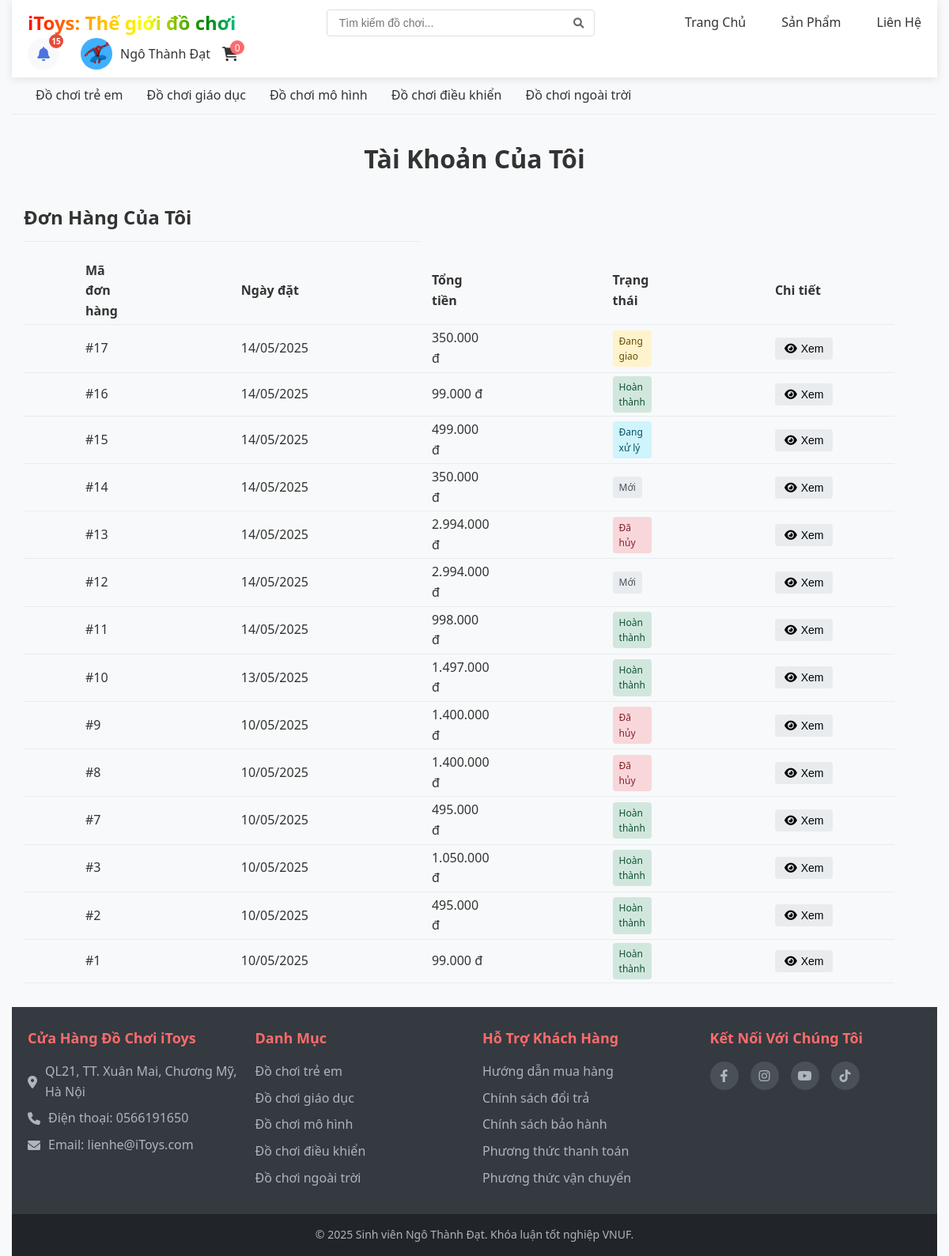
The app's page /index.php?trang=tai-khoan&hanh-dong=don-hang&id=17 (signed in) with its own data.
### tables this page shows
CREATE TABLE `nguoi_dung` (
  `id` int(11) NOT NULL,
  `ho_ten` varchar(255) NOT NULL,
  `email` varchar(255) NOT NULL,
  `mat_khau` varchar(255) NOT NULL,
  `dien_thoai` varchar(20) DEFAULT NULL,
  `dia_chi` text DEFAULT NULL,
  `trang_thai` tinyint(1) DEFAULT 1,
  `ngay_tao` datetime DEFAULT current_timestamp(),
  `avatar` varchar(255) DEFAULT NULL
);

CREATE TABLE `danh_muc` (
  `id` int(11) NOT NULL,
  `ten_danh_muc` varchar(255) NOT NULL,
  `mo_ta` text DEFAULT NULL,
  `hinh_anh` varchar(255) DEFAULT NULL,
  `thu_tu` int(11) DEFAULT 0,
  `hien_thi` tinyint(1) DEFAULT 1,
  `ngay_tao` datetime DEFAULT current_timestamp()
);

CREATE TABLE `don_hang` (
  `id` int(11) NOT NULL,
  `khach_hang_id` int(11) DEFAULT NULL,
  `ho_ten` varchar(255) NOT NULL,
  `email` varchar(255) NOT NULL,
  `dien_thoai` varchar(20) NOT NULL,
  `dia_chi` text NOT NULL,
  `ghi_chu` text DEFAULT NULL,
  `tong_tien` decimal(10,2) NOT NULL,
  `trang_thai` tinyint(4) DEFAULT 0,
  `ngay_tao` datetime DEFAULT current_timestamp()
);

### pages/tai-khoan.php (the view, shortened to what the rows shown need)
<?php
$nguoi_dung_id = $_SESSION['nguoi_dung_id'];
$sql = "SELECT * FROM nguoi_dung WHERE id = ?";
$stmt = $conn->prepare($sql);
$stmt->bind_param("i", $nguoi_dung_id);
$stmt->execute();
$result = $stmt->get_result();
$nguoi_dung = $result->fetch_assoc();
$hanh_dong = isset($_GET['hanh-dong']) ? $_GET['hanh-dong'] : 'thong-tin';
?>
<div class="trang-tai-khoan">
  <div class="container">
      <h1>Tài Khoản Của Tôi</h1>
      <div class="tai-khoan-container">
          <div class="noi-dung-tai-khoan">
              <?php if ($hanh_dong == 'thong-tin'): ?>
                  <div class="khung-noi-dung">
                      <h2>Thông Tin Tài Khoản</h2>
                      <form method="POST" action="index.php?trang=tai-khoan&hanh-dong=thong-tin" enctype="multipart/form-data">
                          <div class="avatar-container">
                              <div class="avatar-preview">
                                  <?php if (!empty($nguoi_dung['avatar']) && file_exists("uploads/" . $nguoi_dung['avatar'])): ?>
                                      <img src="uploads/<?php echo $nguoi_dung['avatar']; ?>" alt="Avatar" id="avatar-preview">
                                  <?php else: ?>
                                      <div class="no-avatar">
                                          <i class="fas fa-user"></i>
                                      </div>
                                  <?php endif; ?>
                              </div>
                              <div class="avatar-upload">
                                  <label for="avatar" class="btn-upload">
                                      <i class="fas fa-camera"></i> Thay đổi avatar
                                  </label>
                                  <input type="file" id="avatar" name="avatar" accept="image/*">
                              </div>
                          </div>
                          <div class="form-group">
                              <label for="ho_ten">Họ tên</label>
                              <input type="text" id="ho_ten" name="ho_ten" value="<?php echo $nguoi_dung['ho_ten']; ?>" required>
                          </div>
                          <div class="form-group">
                              <label for="email">Email</label>
                              <input type="email" id="email" value="<?php echo $nguoi_dung['email']; ?>" readonly>
                              <small>Email không thể thay đổi</small>
                          </div>
                          <div class="form-group">
                              <label for="dien_thoai">Điện thoại</label>
                              <input type="tel" id="dien_thoai" name="dien_thoai" value="<?php echo $nguoi_dung['dien_thoai']; ?>">
                          </div>
                          <div class="form-group">
                              <label for="dia_chi">Địa chỉ</label>
                              <textarea id="dia_chi" name="dia_chi" rows="3"><?php echo $nguoi_dung['dia_chi']; ?></textarea>
                          </div>
                          <button type="submit" class="btn-cap-nhat">Cập nhật thông tin</button>
                      </form>
                  </div>
              <?php elseif ($hanh_dong == 'don-hang'): ?>
                  <div class="khung-noi-dung">
                      <h2>Đơn Hàng Của Tôi</h2>
                      <?php
                      $sql = "SELECT * FROM don_hang WHERE khach_hang_id = ? ORDER BY id DESC";
                      $stmt = $conn->prepare($sql);
                      $stmt->bind_param("i", $nguoi_dung_id);
                      $stmt->execute();
                      $result = $stmt->get_result();
                      if ($result->num_rows > 0):
                          ?>
                          <div class="danh-sach-don-hang">
                              <table>
                                  <thead>
                                      <tr>
                                          <th>Mã đơn hàng</th>
                                          <th>Ngày đặt</th>
                                          <th>Tổng tiền</th>
                                          <th>Trạng thái</th>
                                          <th>Chi tiết</th>
                                      </tr>
                                  </thead>
                                  <tbody>
                                      <?php while ($don_hang = $result->fetch_assoc()): ?>
                                          <?php
                                          $trang_thai_text = '';
                                          $trang_thai_class = '';
                                          switch ($don_hang['trang_thai']) {
                                              case 0:
                                                  $trang_thai_text = 'Mới';
                                                  $trang_thai_class = 'moi';
                                                  break;
                                              case 1:
                                                  $trang_thai_text = 'Đang xử lý';
                                                  $trang_thai_class = 'dang-xu-ly';
                                                  break;
                                              case 2:
                                                  $trang_thai_text = 'Đang giao';
                                                  $trang_thai_class = 'dang-giao';
                                                  break;
                                              case 3:
                                                  $trang_thai_text = 'Hoàn thành';
                                                  $trang_thai_class = 'hoan-thanh';
                                                  break;
                                              case 4:
                                                  $trang_thai_text = 'Đã hủy';
                                                  $trang_thai_class = 'da-huy';
                                                  break;
                                          }
                                          ?>
                                          <tr>
                                              <td>#<?php echo $don_hang['id']; ?></td>
                                              <td><?php echo date('d/m/Y', strtotime($don_hang['ngay_tao'])); ?></td>
                                              <td><?php echo dinh_dang_tien($don_hang['tong_tien']); ?></td>
                                              <td><span class="trang-thai <?php echo $trang_thai_class; ?>"><?php echo $trang_thai_text; ?></span></td>
                                              <td>
                                                  <button type="button" class="btn-xem-chi-tiet" data-id="<?php echo $don_hang['id']; ?>">
                                                      <i class="fas fa-eye"></i> Xem
                                                  </button>
                                              </td>
                                          </tr>
                                      <?php endwhile; ?>
                                  </tbody>
                              </table>
                          </div>
                      <?php endif; ?>
                  </div>
              <?php endif; ?>
          </div>
      </div>
  </div>
</div>

### includes/header.php (shortened to what the rows shown need)
<header class="tieu-de">
    <div class="logo">
        <a href="index.php">
            <h1>iToys: Thế giới đồ chơi</h1>
        </a>
    </div>
    <div class="tai-khoan-gio-hang">
        <?php if (da_dang_nhap()): ?>
            <div class="user-actions">
                <div class="tai-khoan">
                    <?php
                    $nguoi_dung_id = $_SESSION['nguoi_dung_id'];
                    $sql = "SELECT avatar FROM nguoi_dung WHERE id = ?";
                    $stmt = $conn->prepare($sql);
                    $stmt->bind_param("i", $nguoi_dung_id);
                    $stmt->execute();
                    $result = $stmt->get_result();
                    $avatar = '';
                    if ($row = $result->fetch_assoc()) {
                        $avatar = $row['avatar'];
                    }
                    ?>
                    <a href="index.php?trang=tai-khoan" class="user-account-link">
                        <?php if (!empty($avatar) && file_exists("uploads/" . $avatar)): ?>
                            <img src="uploads/<?php echo $avatar; ?>" alt="Avatar" class="avatar-header">
                        <?php else: ?>
                            <i class="fas fa-user"></i>
                        <?php endif; ?>
                        <span><?php echo $_SESSION['nguoi_dung_ten']; ?></span>
                    </a>
                </div>
            </div>
        <?php endif; ?>
    </div>
</header>
<div class="danh-muc">
    <nav>
        <ul>
            <?php
            $danh_muc = lay_danh_sach_danh_muc($conn);
            foreach ($danh_muc as $dm) {
                echo '<li><a href="index.php?trang=san-pham&danh-muc=' . $dm['id'] . '">' . $dm['ten_danh_muc'] . '</a></li>';
            }
            ?>
        </ul>
    </nav>
</div>

### includes/footer.php (shortened to what the rows shown need)
<footer class="chan-trang">
    <div class="danh-muc-chan-trang">
        <ul>
            <?php
            $danh_muc = lay_danh_sach_danh_muc($conn);
            foreach ($danh_muc as $dm) {
                echo '<li><a href="index.php?trang=san-pham&danh-muc=' . $dm['id'] . '">' . $dm['ten_danh_muc'] . '</a></li>';
            }
            ?>
        </ul>
    </div>
</footer>

### records on screen
nguoi_dung: avatar (picture)
danh_muc: ten_danh_muc "Đồ chơi trẻ em"
danh_muc: ten_danh_muc "Đồ chơi giáo dục"
danh_muc: ten_danh_muc "Đồ chơi mô hình"
danh_muc: ten_danh_muc "Đồ chơi điều khiển"
danh_muc: ten_danh_muc "Đồ chơi ngoài trời"
don_hang: id "17", ngay_tao "14/05/2025", tong_tien "350.000 đ", trang_thai "Đang giao"
don_hang: id "16", ngay_tao "14/05/2025", tong_tien "99.000 đ", trang_thai "Hoàn thành"
don_hang: id "15", ngay_tao "14/05/2025", tong_tien "499.000 đ", trang_thai "Đang xử lý"
don_hang: id "14", ngay_tao "14/05/2025", tong_tien "350.000 đ", trang_thai "Mới"
don_hang: id "13", ngay_tao "14/05/2025", tong_tien "2.994.000 đ", trang_thai "Đã hủy"
don_hang: id "12", ngay_tao "14/05/2025", tong_tien "2.994.000 đ", trang_thai "Mới"
don_hang: id "11", ngay_tao "14/05/2025", tong_tien "998.000 đ", trang_thai "Hoàn thành"
don_hang: id "10", ngay_tao "13/05/2025", tong_tien "1.497.000 đ", trang_thai "Hoàn thành"
don_hang: id "9", ngay_tao "10/05/2025", tong_tien "1.400.000 đ", trang_thai "Đã hủy"
don_hang: id "8", ngay_tao "10/05/2025", tong_tien "1.400.000 đ", trang_thai "Đã hủy"
don_hang: id "7", ngay_tao "10/05/2025", tong_tien "495.000 đ", trang_thai "Hoàn thành"
don_hang: id "3", ngay_tao "10/05/2025", tong_tien "1.050.000 đ", trang_thai "Hoàn thành"
don_hang: id "2", ngay_tao "10/05/2025", tong_tien "495.000 đ", trang_thai "Hoàn thành"
don_hang: id "1", ngay_tao "10/05/2025", tong_tien "99.000 đ", trang_thai "Hoàn thành"

### other values on screen
$so_thong_bao_chua_doc "15"
$_SESSION['nguoi_dung_ten'] "Ngô Thành Đạt"
tong_so_san_pham_gio_hang() "0"
